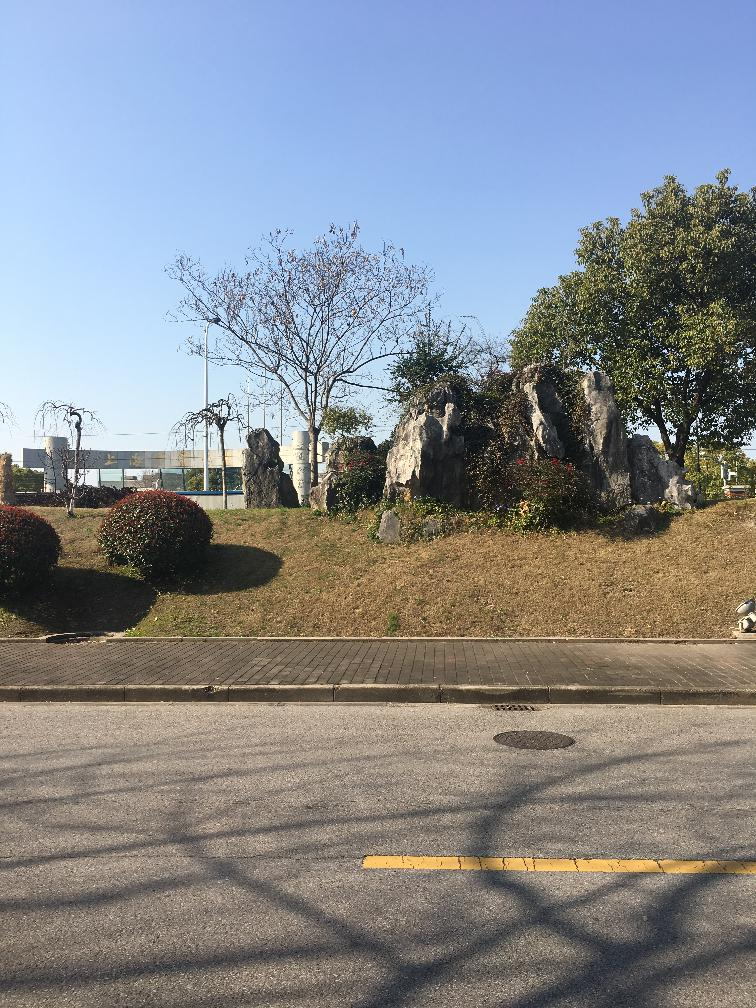
#> input picture image_pano/3-left.JPG, 756 x 1008 px, found by its file name
$ python blend.py
#> lines starting #> are read from the running program, lines starting #| are printed output that depends on the picture
# -*- coding: utf-8 -*-
"""
Created on 2018-05-04 19:47:47
@Author: ZHAO Lingfeng
@Version : 0.0.1
"""
import os

import numpy as np
from scipy.ndimage.filters import gaussian_filter

#
import cv2


def show_image(image: np.ndarray) -> None:
    from PIL import Image
    Image.fromarray(cv2.cvtColor(image, cv2.COLOR_BGR2RGB)).show()


class Blend:
    pass


class GaussianBlend(Blend):

    LEVEL = 6

    def __init__(self, image1: np.ndarray, image2: np.ndarray, mask: np.ndarray):
        self.image1 = image1
        self.image2 = image2
        if np.issubdtype(mask.dtype, np.integer):
            self.mask = mask / 255
        else:
            self.mask = mask

    def blend(self):
        # print("Calculating pyramid")
        la1 = self.get_laplacian_pyramid(self.image1)
        la2 = self.get_laplacian_pyramid(self.image2)

        gm = self.get_gaussian_pyramid(self.mask)

        result = np.zeros(self.image1.shape, int)
        # new_la = []
        for i in range(self.LEVEL):
            mask = next(gm)
            # new_la.append(next(la1) * mask + next(la2) * (1.0 - mask))

            result += (next(la1) * mask + next(la2) * (1.0 - mask)).astype(int)
            del mask
            # print(i, " level blended")
        return np.clip(result, 0, 255).astype('uint8')

        # print("Rebuilding ")
        # return self.rebuild_image(new_la)

    @classmethod
    def get_laplacian_pyramid(cls, image: np.ndarray):
        # output = []
        last = image

        for i in range(cls.LEVEL - 1):
            this = gaussian_filter(last, (1, 1, 0))
            laplace = cls.subtract(last, this)
            # output.append(laplace)
            yield laplace
            last = this
        # output.append(last)
        yield last
        # return output

    @classmethod
    def get_gaussian_pyramid(cls, image: np.ndarray):
        # G = []
        tmp = image
        for i in range(cls.LEVEL):
            # G.append(tmp)
            yield tmp
            tmp = gaussian_filter(tmp, (1, 1, 0))

        # return G

    # [4 lines left out: function rebuild_image, not called in this run]

    @staticmethod
    def subtract(array1: np.ndarray, array2: np.ndarray):
        """give non minus subtract

        Args:
            array1 (np.ndarray): array1
            array2 (np.ndarray): array2

        Returns:
            np.ndarray: (array1 - array2)>0?(array1 - array2):0
        """
        array1 = array1.astype(int)
        array2 = array2.astype(int)
        result = array1 - array2
        # result[np.where(result < 0)] = 0

        return result  # .astype(np.uint8)


# [29 lines left out: function average_blend, not called in this run]


def gaussian_blend(image1: np.ndarray, image2: np.ndarray, mask: np.ndarray, mask_blend=3):
    if mask_blend:
        mask = gaussian_filter(mask.astype(float), (mask_blend, mask_blend, 0))
    # show_image((mask * 255).astype('uint8'))
    # show_image(image1)
    # show_image(image2)

    return GaussianBlend(image1, image2, mask).blend()


# [10 lines left out: function direct_blend, not called in this run]


def test():
    os.chdir(os.path.dirname(__file__))

    image1 = cv2.imread("../example/3-left.jpg")
#> image1 is the input picture: shape (1008, 756, 3); mean B, G, R 141.6, 136.6, 132.8
    image2 = cv2.imread("../example/3-right.jpg")
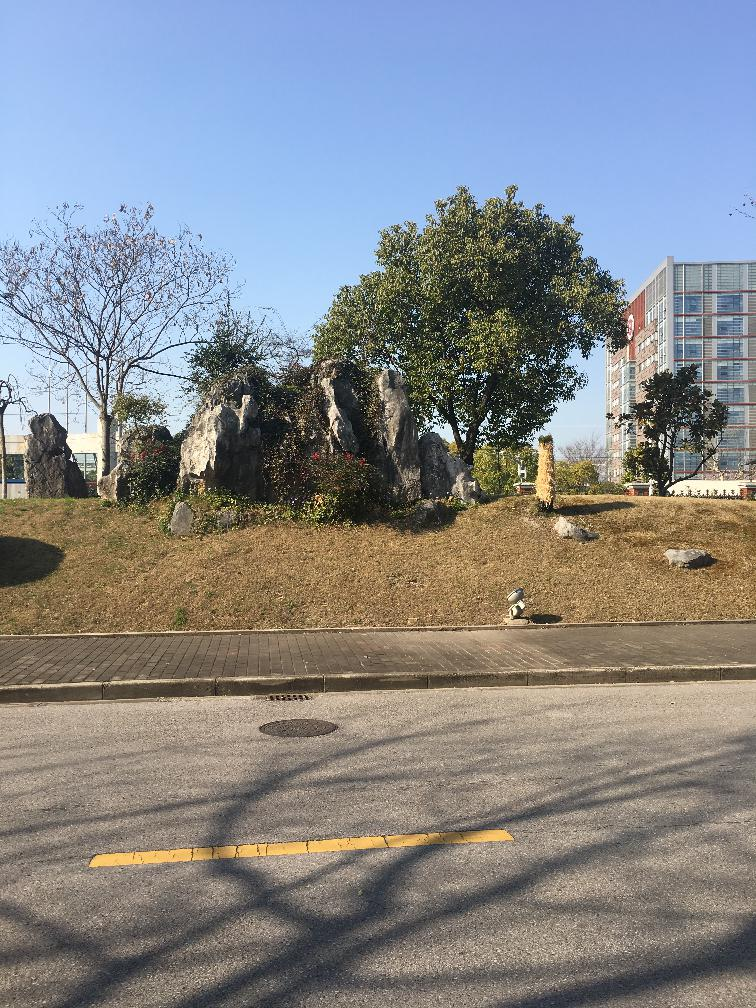
#> input picture image_pano/3-right.JPG, 756 x 1008 px, found by its file name
#> image2 is the input picture: shape (1008, 756, 3); mean B, G, R 139, 135.8, 133.5
    show_image(np.concatenate((image1, image2), axis=0))
#> in show_image, `Image.fromarray(cv2.cvtColor(image, cv2.COLOR_BGR2RGB)).show()`:
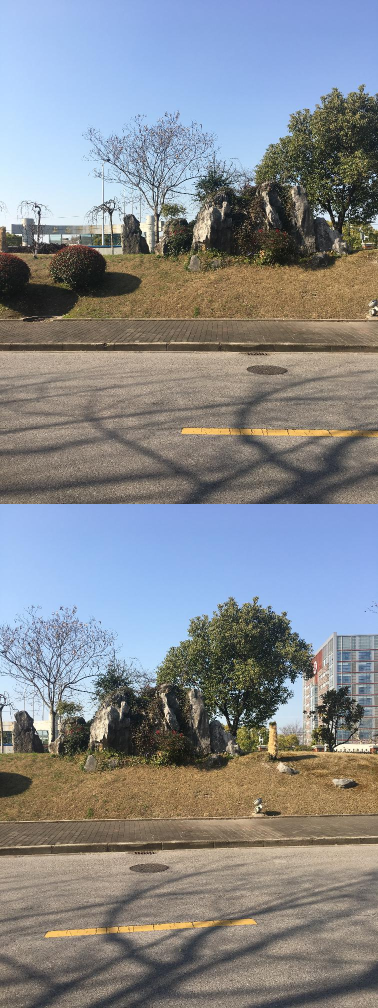
#> shown: PIL image 756x2016 RGB (shown at 1/2 size); mean R, G, B 133.2, 136.2, 140.3
    mask = np.zeros(image1.shape)
    mask[:600] = 1.0
    mask = gaussian_filter(mask, (5, 5, 0))
    show_image(gaussian_blend(image1, image2, mask))
#> in gaussian_blend, `mask = gaussian_filter(mask.astype(float), (mask_blend, mask_blend, 0))`:
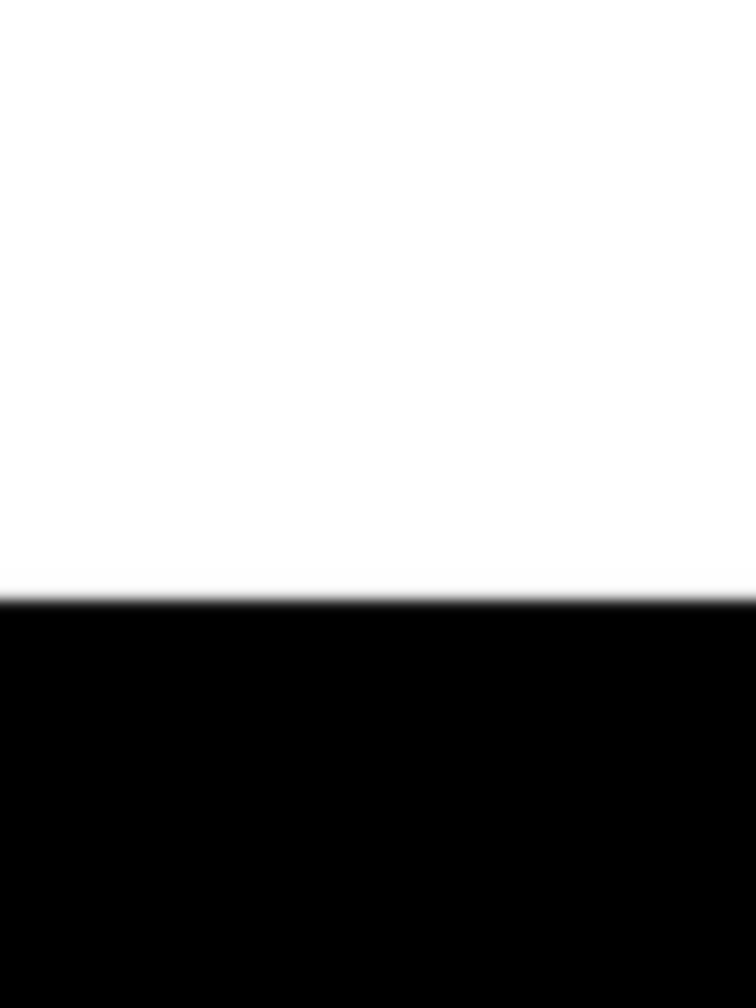
#> mask: shape (1008, 756, 3) float64; min 0, max 1, mean 0.595
#> the loop in blend, `for i in range(self.LEVEL):` made 6 passes
#> pass 1, in subtract, `result = array1 - array2`:
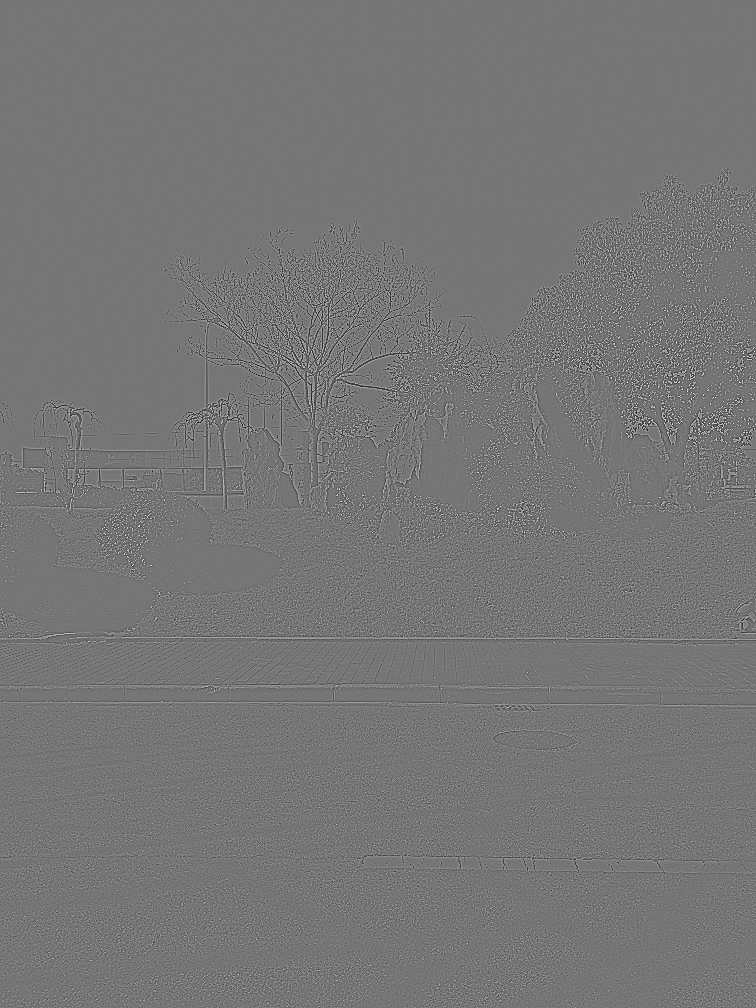
#> result: shape (1008, 756, 3) int64; mean B, G, R 0.9, 0.9, 0.9; drawn with min black and max white
#> after the loop in blend, `for i in range(self.LEVEL):`:
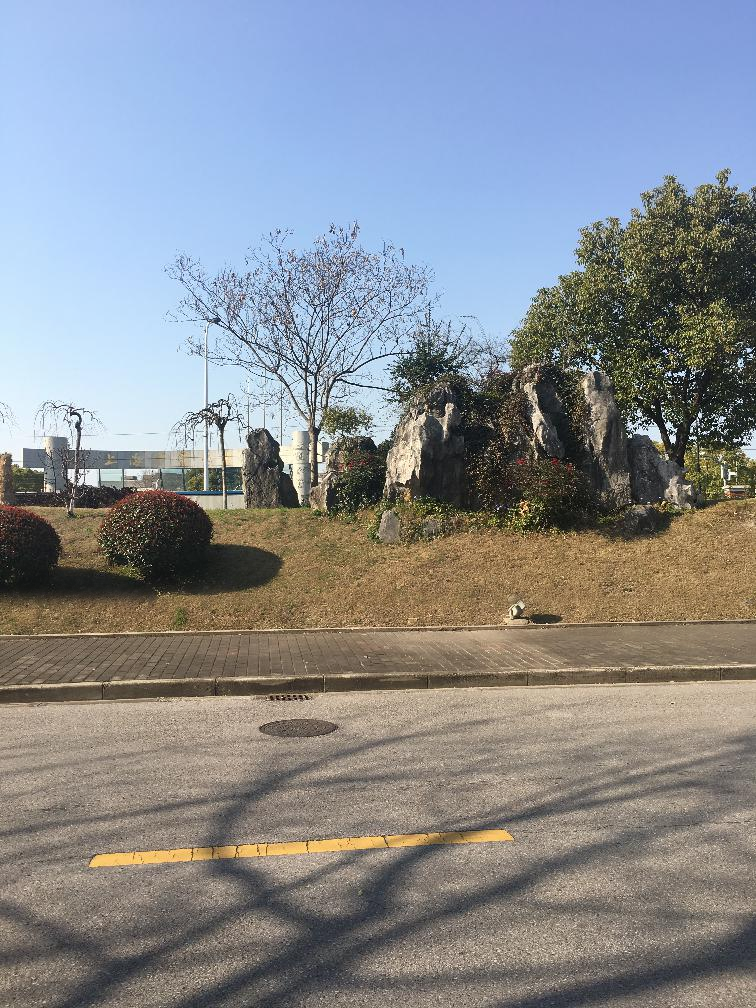
#> result: shape (1008, 756, 3) int64; mean of channels 0, 1, 2 143.1, 138.2, 134.6; drawn with min black and max white


def main():
    test()


if __name__ == "__main__":
    main()
